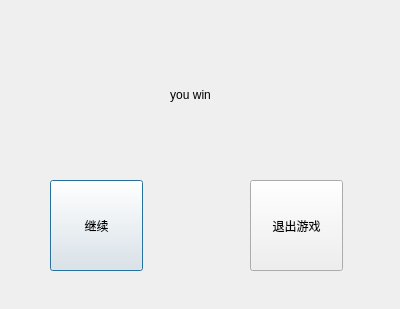
<?xml version="1.0" encoding="UTF-8"?>
<ui version="4.0">
 <class>WinDialog</class>
 <widget class="QDialog" name="WinDialog">
  <property name="geometry">
   <rect>
    <x>0</x>
    <y>0</y>
    <width>400</width>
    <height>309</height>
   </rect>
  </property>
  <property name="windowTitle">
   <string>Dialog</string>
  </property>
  <widget class="QPushButton" name="pushButton">
   <property name="geometry">
    <rect>
     <x>50</x>
     <y>180</y>
     <width>93</width>
     <height>91</height>
    </rect>
   </property>
   <property name="text">
    <string>继续</string>
   </property>
  </widget>
  <widget class="QPushButton" name="pushButton_2">
   <property name="geometry">
    <rect>
     <x>250</x>
     <y>180</y>
     <width>93</width>
     <height>91</height>
    </rect>
   </property>
   <property name="text">
    <string>退出游戏</string>
   </property>
  </widget>
  <widget class="QLabel" name="label">
   <property name="geometry">
    <rect>
     <x>-30</x>
     <y>60</y>
     <width>441</width>
     <height>71</height>
    </rect>
   </property>
   <property name="text">
    <string>you win</string>
   </property>
   <property name="textFormat">
    <enum>Qt::RichText</enum>
   </property>
   <property name="scaledContents">
    <bool>false</bool>
   </property>
   <property name="alignment">
    <set>Qt::AlignCenter</set>
   </property>
   <property name="wordWrap">
    <bool>false</bool>
   </property>
   <property name="margin">
    <number>0</number>
   </property>
   <property name="textInteractionFlags">
    <set>Qt::LinksAccessibleByMouse</set>
   </property>
  </widget>
 </widget>
 <resources/>
 <connections/>
</ui>
